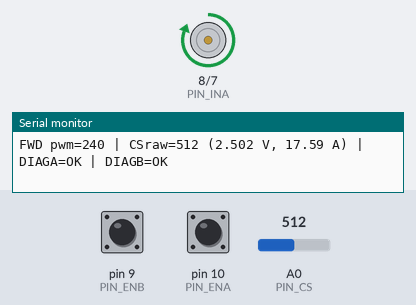
This sketch was run on a simulated Arduino Uno, built with avr-gcc and run on an emulated ATmega328P. Parts: motor-driver pin pairs drawn as motors (green arrow = first pin HIGH = forward, orange = second pin HIGH = backward, longer = more drive, scaled by the enable pin), the last lines printed to the serial monitor. The inputs (shaded band) are chosen by the test bench; at power-on: pin 9 (PIN_ENB) HIGH, pin 10 (PIN_ENA) HIGH, A0 (PIN_CS) = 512.

Above: at 1.2 s.
1.3 s: pin 9 (PIN_ENB) pulled LOW for 0.15 s
At 3.2 s:
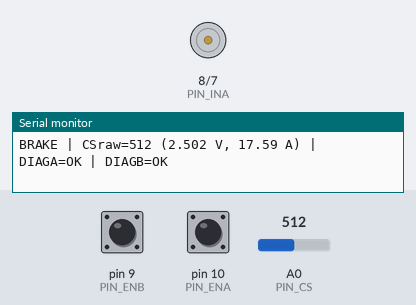
4.4 s: pin 10 (PIN_ENA) pulled LOW for 1 s
At 4.4 s:
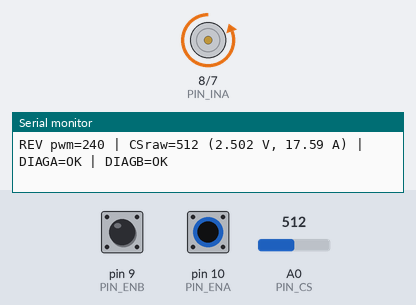
8.4 s: pin 9 (PIN_ENB) pulled LOW for 1 s
At 9.45 s:
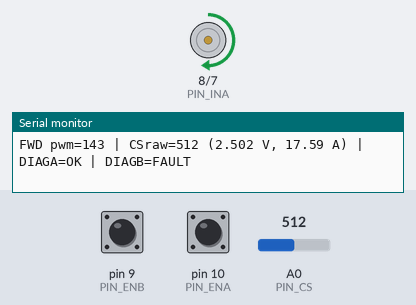
11.4 s: pin 10 (PIN_ENA) pulled LOW for 3.2 s
At 12.83 s:
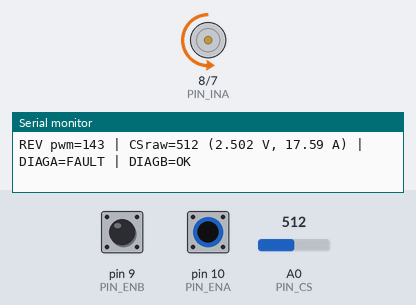
16.1 s: A0 (PIN_CS) set to 0
19.1 s: pin 9 (PIN_ENB) driven LOW and pin 10 (PIN_ENA) driven LOW
Timing chart, 0 to 23.1 s (numbered marks = the images above; inputs shaded):
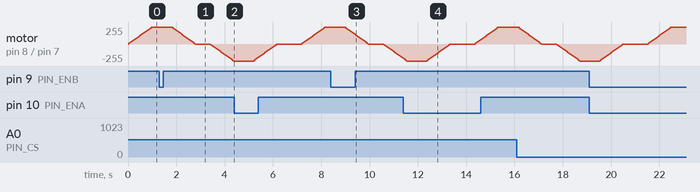

The sketch:

motor_driver_test.ino
```cpp
/*
  VNH5019 Motor Driver Test (datasheet-scaled)
  Pins:
    D10 = ENA/DIAGA (pull-up; low on fault)
    D9  = ENB/DIAGB
    D8  = INA
    D7  = INB
    D5  = PWM
    A0  = CS
*/

const uint8_t PIN_ENA = 10;
const uint8_t PIN_ENB = 9;
const uint8_t PIN_INA = 8;
const uint8_t PIN_INB = 7;
const uint8_t PIN_PWM = 5;
const uint8_t PIN_CS  = A0;

const uint8_t PWM_MAX  = 255;
const uint8_t PWM_STEP = 8;
const unsigned long STEP_MS  = 30;
const unsigned long DWELL_MS = 800;
const unsigned long REPORT_INTERVAL_MS = 50;  // how often to print live samples

// Datasheet Iout/Isense ≈ 7.03k typ; Pololu carrier uses 1k sense resistor → ~0.142 V/A
const float CS_RATIO_Typ = 7030.0f;   // Iout / Isense
const float CS_RSENSE    = 1000.0f;   // ohms on current-sense resistor (Pololu: 1k)
const float CS_V_PER_A   = CS_RSENSE / CS_RATIO_Typ;  // ≈0.142 V/A

unsigned long lastSampleMs = 0;

void setup() {
  Serial.begin(115200);

  // EN/DIAG pins: leave as inputs with pull-ups so they can pull low on fault.
  pinMode(PIN_ENA, INPUT_PULLUP);
  pinMode(PIN_ENB, INPUT_PULLUP);

  pinMode(PIN_INA, OUTPUT);
  pinMode(PIN_INB, OUTPUT);
  pinMode(PIN_PWM, OUTPUT);
  pinMode(PIN_CS, INPUT);

  digitalWrite(PIN_INA, LOW);
  digitalWrite(PIN_INB, LOW);
  analogWrite(PIN_PWM, 0);

  Serial.println(F("Motor driver test starting..."));
}

void loop() {
  runDirection(true,  "FWD");
  brakeAndReport();
  delay(400);
  runDirection(false, "REV");
  brakeAndReport();
  delay(800);
}

void runDirection(bool forward, const char* label) {
  digitalWrite(PIN_INA, forward ? HIGH : LOW);
  digitalWrite(PIN_INB, forward ? LOW  : HIGH);

  for (int d = 0; d <= PWM_MAX; d += PWM_STEP) {
    analogWrite(PIN_PWM, d);
    logSample(label, d);
    delay(STEP_MS);
  }

  analogWrite(PIN_PWM, PWM_MAX);
  delay(DWELL_MS / 2);
  report(label);              // sample while driving
  delay(DWELL_MS / 2);

  for (int d = PWM_MAX; d >= 0; d -= PWM_STEP) {
    analogWrite(PIN_PWM, d);
    logSample(label, d);
    delay(STEP_MS);
  }
  analogWrite(PIN_PWM, 0);
}

void brakeAndReport() {
  digitalWrite(PIN_INA, LOW);
  digitalWrite(PIN_INB, LOW);
  analogWrite(PIN_PWM, 0);
  delay(200);
  report("BRAKE");
}

void logSample(const char* phase, int pwmValue) {
  const unsigned long now = millis();
  if (now - lastSampleMs < REPORT_INTERVAL_MS) {
    return;
  }
  lastSampleMs = now;

  const int csRaw = analogRead(PIN_CS);
  const float csVolts = (csRaw / 1023.0f) * 5.0f;
  const float amps = csVolts / CS_V_PER_A;
  const bool diagA_ok = digitalRead(PIN_ENA);
  const bool diagB_ok = digitalRead(PIN_ENB);

  Serial.print(phase);
  Serial.print(F(" pwm="));
  Serial.print(pwmValue);
  Serial.print(F(" | CSraw="));
  Serial.print(csRaw);
  Serial.print(F(" ("));
  Serial.print(csVolts, 3);
  Serial.print(F(" V, "));
  Serial.print(amps, 2);
  Serial.print(F(" A) | DIAGA="));
  Serial.print(diagA_ok ? F("OK") : F("FAULT"));
  Serial.print(F(" | DIAGB="));
  Serial.println(diagB_ok ? F("OK") : F("FAULT"));
}

void report(const char* phase) {
  const int csRaw = analogRead(PIN_CS);
  const float csVolts = (csRaw / 1023.0f) * 5.0f;
  const float amps = csVolts / CS_V_PER_A;

  const bool diagA_ok = digitalRead(PIN_ENA); // active LOW
  const bool diagB_ok = digitalRead(PIN_ENB);

  Serial.print(phase);
  Serial.print(F(" | CSraw="));
  Serial.print(csRaw);
  Serial.print(F(" ("));
  Serial.print(csVolts, 3);
  Serial.print(F(" V, "));
  Serial.print(amps, 2);
  Serial.print(F(" A) | DIAGA="));
  Serial.print(diagA_ok ? F("OK") : F("FAULT"));
  Serial.print(F(" | DIAGB="));
  Serial.println(diagB_ok ? F("OK") : F("FAULT"));
}
```
